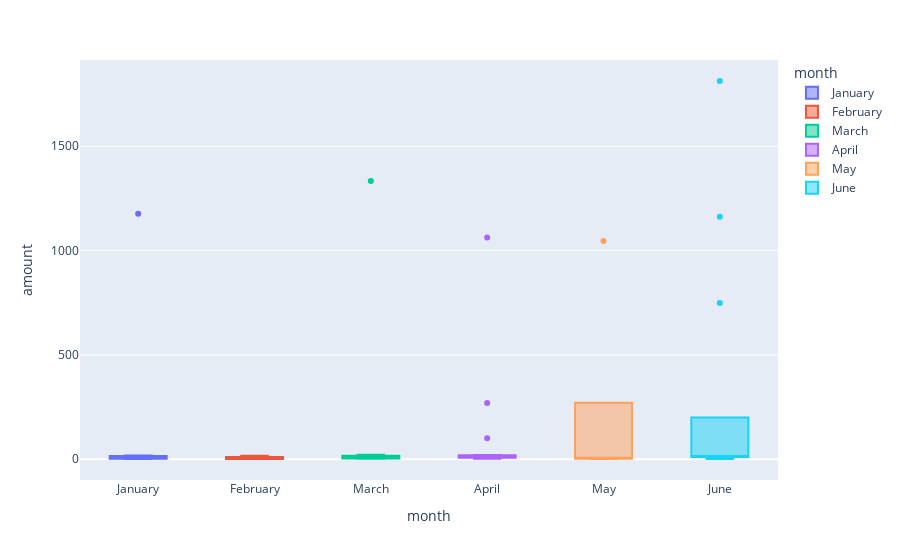

The cell this chart's notebook holds for it:
### Code cell
# Creating the six box plots using plotly express
px.box(df_cardholder25_2, y="amount", x="month", color="month")

### Figure 1 — Plotly figure (JSON) as saved in the notebook; plotly's stock layout.template omitted (floating-point values rounded to 4 significant figures)
{"data": [{"alignmentgroup": "True", "hovertemplate": "month=%{x}<br>amount=%{y}<extra></extra>", "legendgroup": "January", "marker": {"color": "#636efa"}, "name": "January", "notched": false, "offsetgroup": "January", "orientation": "v", "showlegend": true, "type": "box", "x": ["January", "January", "January", "January", "January", "January", "January", "January", "January", "January"], "x0": " ", "xaxis": "x", "y": [1.46, 10.74, 2.93, 1.39, 17.84, 1.65, 15.86, 2.22, 1177, 2.75], "y0": " ", "yaxis": "y"}, {"alignmentgroup": "True", "hovertemplate": "month=%{x}<br>amount=%{y}<extra></extra>", "legendgroup": "February", "marker": {"color": "#EF553B"}, "name": "February", "notched": false, "offsetgroup": "February", "orientation": "v", "showlegend": true, "type": "box", "x": ["February", "February", "February", "February", "February", "February", "February", "February", "February", "February"], "x0": " ", "xaxis": "x", "y": [10.75, 10.81, 5.97, 3.69, 16.7, 1.26, 2.63, 11.01, 0.91, 1.18], "y0": " ", "yaxis": "y"}, {"alignmentgroup": "True", "hovertemplate": "month=%{x}<br>amount=%{y}<extra></extra>", "legendgroup": "March", "marker": {"color": "#00cc96"}, "name": "March", "notched": false, "offsetgroup": "March", "orientation": "v", "showlegend": true, "type": "box", "x": ["March", "March", "March", "March", "March", "March", "March", "March", "March", "March", "March", "March", "March"], "x0": " ", "xaxis": "x", "y": [12.42, 16.58, 1334, 2.88, 2.04, 13.57, 10.1, 1.65, 3.08, 4.2, 2.56, 18.28, 21.04], "y0": " ", "yaxis": "y"}, {"alignmentgroup": "True", "hovertemplate": "month=%{x}<br>amount=%{y}<extra></extra>", "legendgroup": "April", "marker": {"color": "#ab63fa"}, "name": "April", "notched": false, "offsetgroup": "April", "orientation": "v", "showlegend": true, "type": "box", "x": ["April", "April", "April", "April", "April", "April", "April", "April", "April", "April", "April", "April", "April", "April", "April", "April"], "x0": " ", "xaxis": "x", "y": [100, 2.62, 7.08, 17.15, 1063, 10.15, 10.06, 269, 10.24, 7.39, 6.01, 20.03, 2.79, 10.02, 15.66, 16.5], "y0": " ", "yaxis": "y"}, {"alignmentgroup": "True", "hovertemplate": "month=%{x}<br>amount=%{y}<extra></extra>", "legendgroup": "May", "marker": {"color": "#FFA15A"}, "name": "May", "notched": false, "offsetgroup": "May", "orientation": "v", "showlegend": true, "type": "box", "x": ["May", "May", "May", "May", "May"], "x0": " ", "xaxis": "x", "y": [1.1, 1046, 12.15, 2.27, 5.97], "y0": " ", "yaxis": "y"}, {"alignmentgroup": "True", "hovertemplate": "month=%{x}<br>amount=%{y}<extra></extra>", "legendgroup": "June", "marker": {"color": "#19d3f3"}, "name": "June", "notched": false, "offsetgroup": "June", "orientation": "v", "showlegend": true, "type": "box", "x": ["June", "June", "June", "June", "June", "June", "June", "June", "June", "June", "June", "June", "June"], "x0": " ", "xaxis": "x", "y": [1162, 749, 10.69, 11.88, 1.03, 10.15, 11.01, 16.29, 15.98, 1813, 16.61, 11.53, 5.24], "y0": " ", "yaxis": "y"}], "layout": {"autosize": true, "boxmode": "overlay", "legend": {"title": {"text": "month"}, "tracegroupgap": 0}, "margin": {"t": 60}, "xaxis": {"anchor": "y", "autorange": true, "categoryarray": ["January", "February", "March", "April", "May", "June"], "categoryorder": "array", "domain": [0, 1], "range": [-0.5, 5.5], "title": {"text": "month"}, "type": "category"}, "yaxis": {"anchor": "x", "autorange": true, "domain": [0, 1], "range": [-99.76, 1914.0], "title": {"text": "amount"}, "type": "linear"}}}
